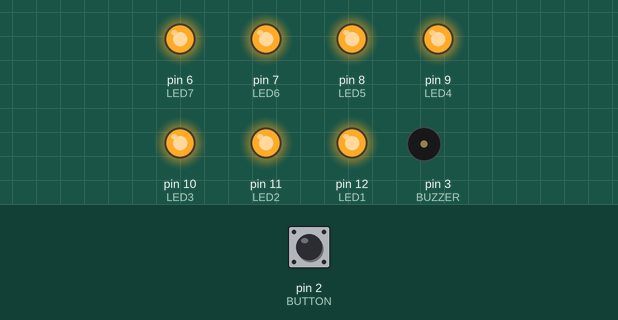
Simulated run of this sketch. Board: Arduino Uno, built with avr-gcc and run on an emulated ATmega328P. On the bench: output pins drawn as LEDs (lit = HIGH), buzzer (waves = sounding). The test bench sets the inputs (shaded band); at power-on: pin 2 (BUTTON) HIGH.

Above: at 1.2 s.
1.3 s: pin 2 (BUTTON) pulled LOW for 0.15 s
At 2.2 s:
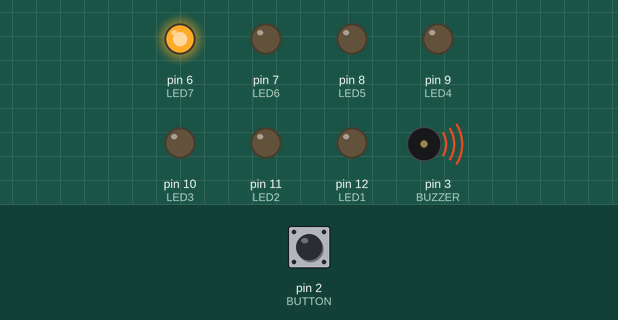
At 4.14 s:
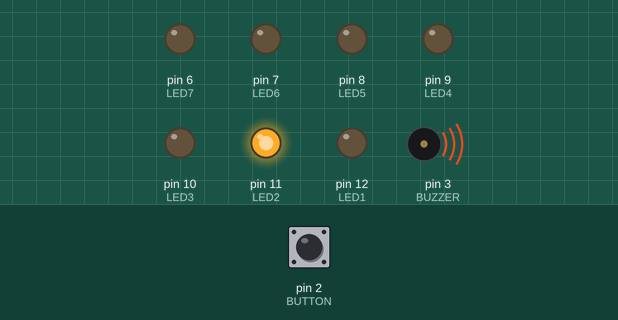
Timing chart, 0 to 16.3 s (numbered marks = the images above; inputs shaded):
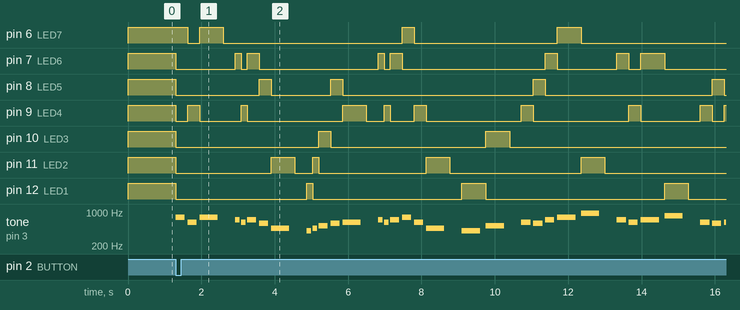

Measured:
- after the input at 1.3 s, pin 6 (LED7): goes LOW 0.33 s, HIGH 0.65 s, LOW 4.9 s, HIGH 0.33 s, LOW 3.9 s, HIGH 0.65 s, then LOW, starting after 0.33 s; pin 7 (LED6): HIGH → LOW at once, → HIGH 1.6 s later, → LOW 0.16 s later, → HIGH 0.16 s later, … (15 changes in this stretch)

The sketch:

Song_Mujer.ino
```cpp
// Incluye el archivo de cabecera "pitches.h" que contiene las definiciones de las frecuencias de las notas musicales.
#include "pitches.h"

// Define los pines del botón y el buzzer.
#define BUTTON 2
#define BUZZER 3

// Define los pines donde se conectarán los 7 LEDs.
#define LED1 12
#define LED2 11
#define LED3 10
#define LED4 9
#define LED5 8
#define LED6 7
#define LED7 6

// Crea un arreglo que almacena los pines de los LEDs para facilitar su control en el programa.
uint8_t leds[7] = {
  LED1, LED2, LED3, LED4, LED5, LED6, LED7
};

// Define la melodía en forma de notas musicales (frecuencias) utilizando las constantes de "pitches.h".
uint16_t melody[] = {
  NOTE_G5, NOTE_DS5, NOTE_G5, 0,
  NOTE_F5, NOTE_DS5, NOTE_F5,
  NOTE_D5, NOTE_AS4, 0,
  NOTE_GS4, NOTE_AS4, NOTE_C5,
  NOTE_D5, NOTE_DS5, 0,
  NOTE_F5, NOTE_DS5, NOTE_F5,
  NOTE_G5, NOTE_DS5, NOTE_AS4, 0,
  NOTE_GS4, NOTE_C5, 0,
  NOTE_DS5, NOTE_D5, NOTE_F5,
  NOTE_G5, NOTE_AS5, 0,
  NOTE_F5, NOTE_DS5, NOTE_F5,
  NOTE_GS5, 0, NOTE_DS5,
  NOTE_D5, NOTE_DS5, 0
};

// Define la duración relativa de cada nota. Un valor de 4 equivale a una negra, 8 a una corchea, etc.
float notesDurations[] = {
  4, 4, 2, 4,
  8, 8, 4,
  4, 2, 4,
  8, 8, 4,
  4, 2, 4,
  8, 8, 4,
  4, 4, 2, 4,
  2, 2, 4,
  4, 4, 4,
  2, 2, 4,
  4, 4, 2,
  2, 4, 4,
  4, 2, 4
};

// Función para encender un LED correspondiente a la nota actual.
void turnLed(uint16_t thisNote) {

  // Enciende LED1 si la nota es GS4 o GS5, de lo contrario lo apaga.
  if (thisNote == NOTE_GS4 || thisNote == NOTE_GS5)
    digitalWrite(LED1, HIGH);
  else
    digitalWrite(LED1, LOW);

  // Enciende LED2 si la nota es AS4 o AS5, de lo contrario lo apaga.
  if (thisNote == NOTE_AS4 || thisNote == NOTE_AS5)
    digitalWrite(LED2, HIGH);
  else
    digitalWrite(LED2, LOW);

  // Enciende LED3 si la nota es C5, de lo contrario lo apaga.
  if (thisNote == NOTE_C5)
    digitalWrite(LED3, HIGH);
  else
    digitalWrite(LED3, LOW);

  // Enciende LED4 si la nota es DS5, de lo contrario lo apaga.
  if (thisNote == NOTE_DS5)
    digitalWrite(LED4, HIGH);
  else
    digitalWrite(LED4, LOW);

  // Enciende LED5 si la nota es D5, de lo contrario lo apaga.
  if (thisNote == NOTE_D5)
    digitalWrite(LED5, HIGH);
  else
    digitalWrite(LED5, LOW);

  // Enciende LED6 si la nota es F5, de lo contrario lo apaga.
  if (thisNote == NOTE_F5)
    digitalWrite(LED6, HIGH);
  else
    digitalWrite(LED6, LOW);

  // Enciende LED7 si la nota es G5, de lo contrario lo apaga.
  if (thisNote == NOTE_G5)
    digitalWrite(LED7, HIGH);
  else
    digitalWrite(LED7, LOW);

}

// Configuración inicial del programa.
void setup() {

  // Configura el buzzer como salida.
  pinMode(BUZZER, OUTPUT);

  // Configura el botón como entrada con resistencia de pull-up.
  pinMode(BUTTON, INPUT_PULLUP);

  // Configura todos los LEDs como salidas.
  for (int i = 0; i < 7; i ++)
    pinMode(leds[i], OUTPUT);

  // Enciende todos los LEDs al inicio.
  for (int i = 0; i < 7; i ++)
    digitalWrite(leds[i], HIGH);

}

// Bucle principal que se ejecuta continuamente.
void loop() {

  // Si el botón está presionado (el pin BUTTON está en estado bajo):
  if (digitalRead(BUTTON) == LOW) {

    // Apaga todos los LEDs antes de reproducir la melodía.
    for (int i = 0; i < 7; i ++)
      digitalWrite(leds[i], LOW);

    // Itera a través de todas las notas de la melodía.
    for (int thisNote = 0; thisNote < 41; thisNote ++) {

      // Calcula la duración de la nota en milisegundos.
      float noteDuration = 1000 / notesDurations[thisNote];

      // Genera la frecuencia de la nota actual en el buzzer durante la duración calculada.
      tone(BUZZER, melody[thisNote], noteDuration);

      // Enciende el LED correspondiente a la nota actual.
      turnLed(melody[thisNote]);

      // Espera un poco más que la duración de la nota para hacer pausas entre notas.
      delay(noteDuration * 1.30);

      // Detiene el buzzer después de cada nota.
      noTone(BUZZER);

    }

    // Al finalizar la melodía, enciende nuevamente todos los LEDs.
    for (int i = 0; i < 7; i ++)
      digitalWrite(leds[i], HIGH);

  }

}
```

pitches.h
```cpp
#define NOTE_B0  31
#define NOTE_C1  33
#define NOTE_CS1 35
#define NOTE_D1  37
#define NOTE_DS1 39
#define NOTE_E1  41
#define NOTE_F1  44
#define NOTE_FS1 46
#define NOTE_G1  49
#define NOTE_GS1 52
#define NOTE_A1  55
#define NOTE_AS1 58
#define NOTE_B1  62
#define NOTE_C2  65
#define NOTE_CS2 69
#define NOTE_D2  73
#define NOTE_DS2 78
#define NOTE_E2  82
#define NOTE_F2  87
#define NOTE_FS2 93
#define NOTE_G2  98
#define NOTE_GS2 104
#define NOTE_A2  110
#define NOTE_AS2 117
#define NOTE_B2  123
#define NOTE_C3  131
#define NOTE_CS3 139
#define NOTE_D3  147
#define NOTE_DS3 156
#define NOTE_E3  165
#define NOTE_F3  175
#define NOTE_FS3 185
#define NOTE_G3  196
#define NOTE_GS3 208
#define NOTE_A3  220
#define NOTE_AS3 233
#define NOTE_B3  247
#define NOTE_C4  262
#define NOTE_CS4 277
#define NOTE_D4  294
#define NOTE_DS4 311
#define NOTE_E4  330
#define NOTE_F4  349
#define NOTE_FS4 370
#define NOTE_G4  392
#define NOTE_GS4 415
#define NOTE_A4  440
#define NOTE_AS4 466
#define NOTE_B4  494
#define NOTE_C5  523
#define NOTE_CS5 554
#define NOTE_D5  587
#define NOTE_DS5 622
#define NOTE_E5  659
#define NOTE_F5  698
#define NOTE_FS5 740
#define NOTE_G5  784
#define NOTE_GS5 831
#define NOTE_A5  880
#define NOTE_AS5 932
#define NOTE_B5  988
#define NOTE_C6  1047
#define NOTE_CS6 1109
#define NOTE_D6  1175
#define NOTE_DS6 1245
#define NOTE_E6  1319
#define NOTE_F6  1397
#define NOTE_FS6 1480
#define NOTE_G6  1568
#define NOTE_GS6 1661
#define NOTE_A6  1760
#define NOTE_AS6 1865
#define NOTE_B6  1976
#define NOTE_C7  2093
#define NOTE_CS7 2217
#define NOTE_D7  2349
#define NOTE_DS7 2489
#define NOTE_E7  2637
#define NOTE_F7  2794
#define NOTE_FS7 2960
#define NOTE_G7  3136
#define NOTE_GS7 3322
#define NOTE_A7  3520
#define NOTE_AS7 3729
#define NOTE_B7  3951
#define NOTE_C8  4186
#define NOTE_CS8 4435
#define NOTE_D8  4699
#define NOTE_DS8 4978
```
